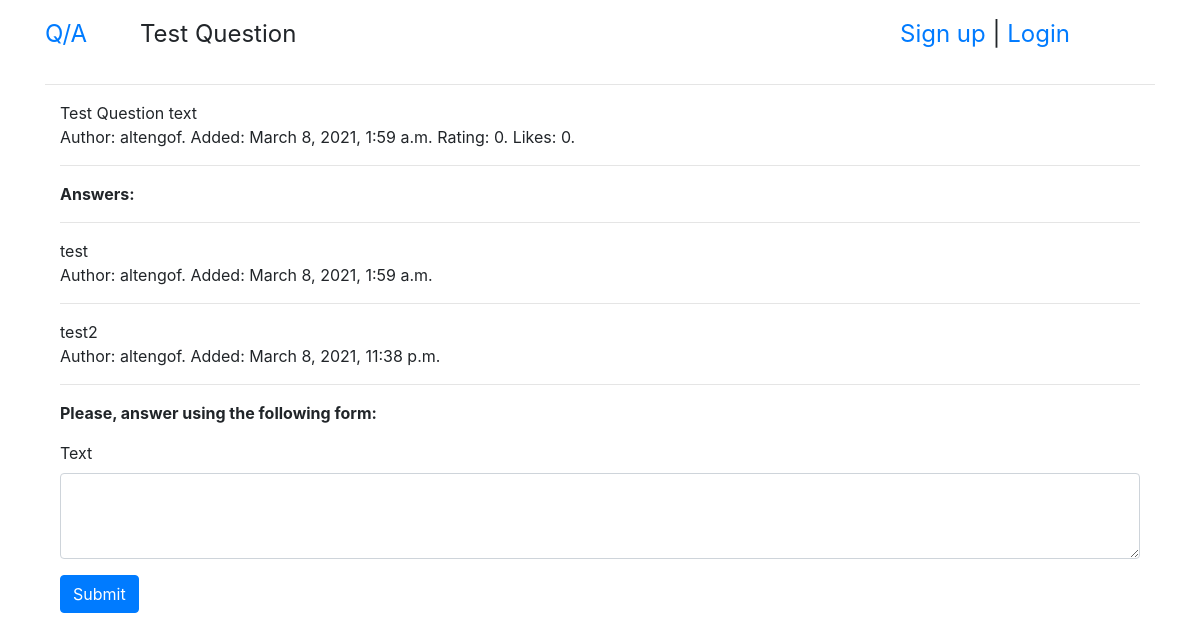
Before: /question/7/ with the older database file.
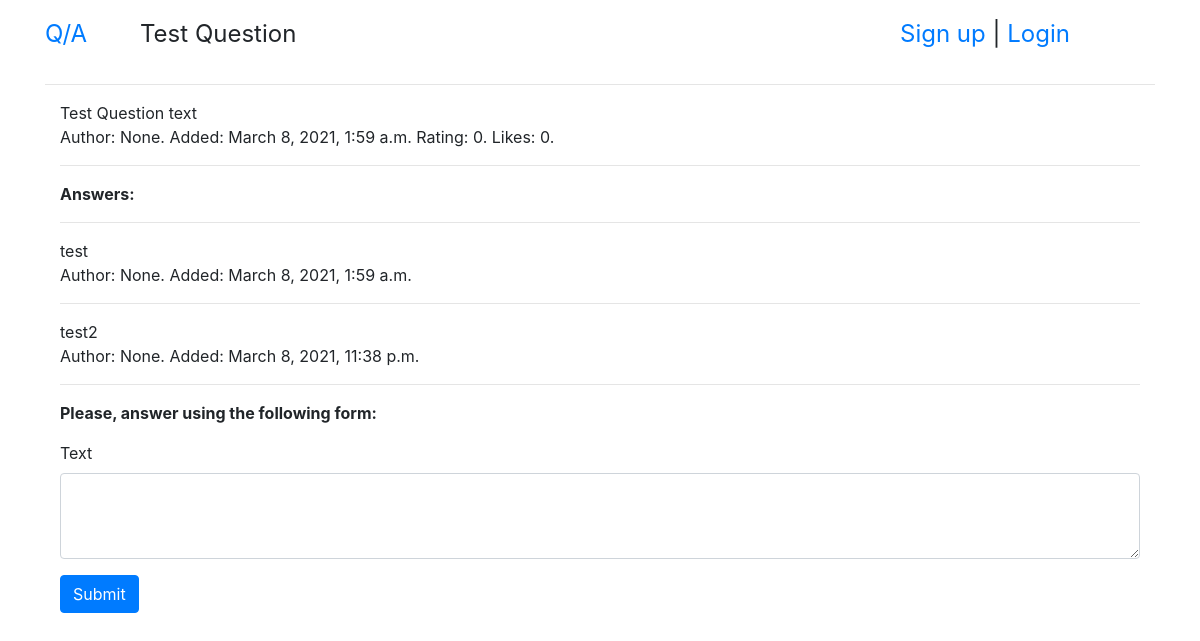
After: the same page with the newer database file.
### qa/models.py (models this page shows)
class Question(models.Model):
    objects = QuestionManager()
    title = models.CharField(default='', max_length=255)
    text = models.TextField(default='')
    added_at = models.DateTimeField(null=True, auto_now_add=True)
    rating = models.IntegerField(default=0)
    author = models.ForeignKey(User, null=True, on_delete=models.SET_NULL)
    likes = models.ManyToManyField(User, null=True, related_name='question_like_user')
    def __str__(self):
        return self.title
    def get_url(self):
        return reverse("question-id", kwargs={'pk': self.id})

class Answer(models.Model):
    objects = AnswerManager()
    text = models.TextField(default='')
    added_at = models.DateTimeField(null=True, auto_now_add=True)
    question = models.ForeignKey(Question, null=True, on_delete=models.SET_NULL)
    author = models.ForeignKey(User, null=True, on_delete=models.SET_NULL)
    def __str__(self):
        return self.text

### qa/views.py (the view)
# urls.py: path('question/<int:pk>/', question, name='question-id'),
def question(request, *args, **kwargs):
    try:
        question = Question.objects.get(id=kwargs['pk'])
    except Question.DoesNotExist:
        raise Http404
    if request.method == 'POST':
        form = AnswerForm(request.POST)
        if form.is_valid():
            form._user = request.user
            _ = form.save()
            url = question.get_url()
            return HttpResponseRedirect(url)
    else:
        form = AnswerForm(initial={'question': question.id})
    return render(request, 'question.html', {
        'title': question,
        'question': question,
        'answers': question.answer_set.all(),
        'form': form,
        'user': request.user
    })

### qa/forms.py (shortened to what this page needs)
class AnswerForm(forms.Form):
    text = forms.CharField(widget=forms.Textarea(attrs={'class': 'form-control', 'rows': 3}), required=True)
    question = forms.IntegerField(widget=forms.HiddenInput)

### qa/templates/question.html (shortened to what this page needs)
{% extends 'base.html' %}
{% block page %}{{ title }}{% endblock %}
{% block content %}
<div class="container">
    <p>{{ question.text }}<br>
    Author: {{ question.author }}.
    Added: {{ question.added_at }}
    Rating: {{ question.rating }}.
    Likes: {{ question.likes.count }}.</p>
    {% if answers %}
        <hr>
        <p><b>Answers:</b></p>
        {% for answer in answers %}
        <hr>
        <p>{{ answer }}<br>
        Author: {{ answer.author }}.
        Added: {{ answer.added_at }}</p>
        {% endfor %}
    {% endif %}
    <hr>
    <p><b>Please, answer using the following form:</b></p>
    <form method="post" action="{{ question.get_url }}">
        {% for field in form %}
            <div class="mb-3">
                {% if not field.is_hidden %}
                   <label class="form-label" for="{{ field.id_for_label }}">{{ field.label }}</label>
                {% endif %}
                {{ field }}
            </div>
        {% endfor %}
        <button type="submit" class="btn btn-primary">Submit</button>
    </form>
</div>
{% endblock %}

Changed rows visible on the page:
changed Question "Test Question": author "altengof" → "None"
changed Answer "test": author "altengof" → "None"
changed Answer "test2": author "altengof" → "None"
